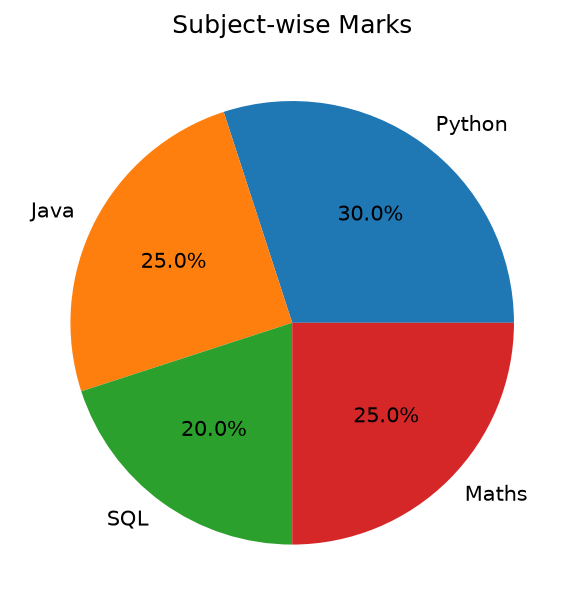

Generate this figure with Python:
import matplotlib.pyplot as plt

subjects = ["Python", "Java", "SQL", "Maths"]
marks = [30, 25, 20, 25]

plt.pie(marks, labels=subjects, autopct="%1.1f%%")

plt.title("Subject-wise Marks")
plt.savefig("PieChart.png", dpi=150, bbox_inches="tight")
plt.show()
